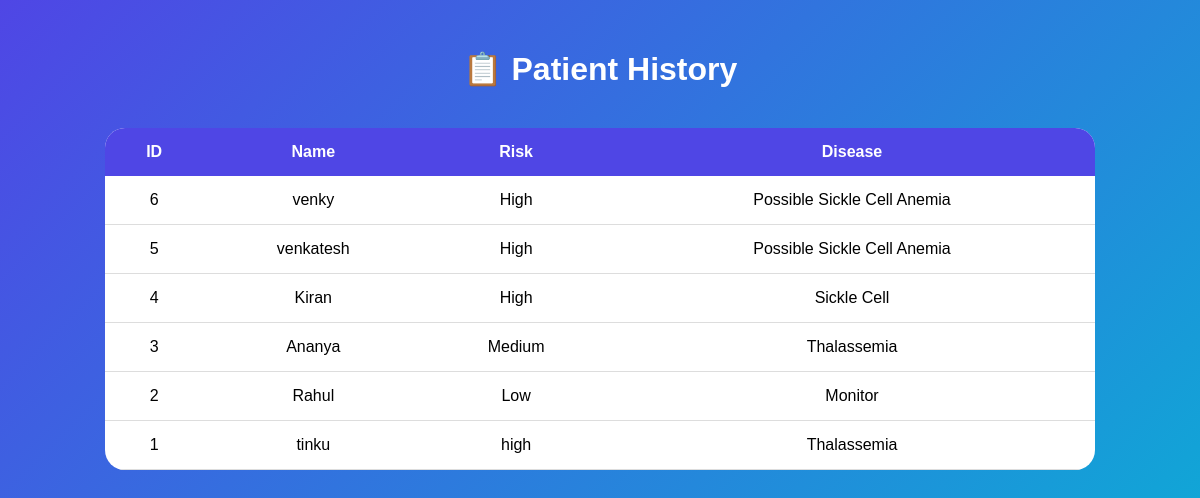
The app's page /history with its own data.
### tables this page shows
CREATE TABLE reports(

id INTEGER PRIMARY KEY AUTOINCREMENT,

name TEXT,

risk TEXT,

disease TEXT

);

### app.py (the view)
@app.route('/history')
def history():
    reports = get_reports()
    return render_template(
        'history.html',
        reports=reports
    )

### database.py (called while the page is built)
def get_reports():
    conn = sqlite3.connect("gencare.db")
    cursor = conn.cursor()
    cursor.execute(
        """
        SELECT *
        FROM reports
        ORDER BY id DESC
        """
    )
    reports = cursor.fetchall()
    conn.close()
    return reports

### templates/history.html (shortened to what this page needs)
<!DOCTYPE html>
<html lang="en">
<head>
<link rel="stylesheet"
href="{{ url_for('static',
filename='css/style.css') }}">
</head>
<body>
<div class="dashboard">
<h1>
📋 Patient History
</h1>
<table class="history-table">
<tr>
<th>ID</th>
<th>Name</th>
<th>Risk</th>
<th>Disease</th>
</tr>
{% for row in reports %}
<tr>
<td>{{ row[0] }}</td>
<td>{{ row[1] }}</td>
<td>{{ row[2] }}</td>
<td>{{ row[3] }}</td>
</tr>
{% endfor %}
</table>
</div>
</body>
</html>

### static/css/style.css (style rules this page uses)
* { margin:0; padding:0; box-sizing:border-box; }
body { font-family:Segoe UI; background:linear-gradient( 135deg, #4f46e5, #06b6d4); min-height:100vh; color:white; }
.dashboard { padding:50px; text-align:center; }
.dashboard h1 { margin-bottom:40px; }
body { font-family:'Poppins',sans-serif; background:linear-gradient( 135deg, #4f46e5, #06b6d4); min-height:100vh; }
.history-table { width:90%; margin:auto; background:white; color:black; border-collapse:collapse; border-radius:20px; overflow:hidden; }
.history-table th { background:#4f46e5; color:white; padding:15px; }
.history-table td { padding:15px; border-bottom: 1px solid #ddd; }

### records on screen
reports: id "6", name "venky", risk "High", disease "Possible Sickle Cell Anemia"
reports: id "5", name "venkatesh", risk "High", disease "Possible Sickle Cell Anemia"
reports: id "4", name "Kiran", risk "High", disease "Sickle Cell"
reports: id "3", name "Ananya", risk "Medium", disease "Thalassemia"
reports: id "2", name "Rahul", risk "Low", disease "Monitor"
reports: id "1", name "tinku", risk "high", disease "Thalassemia"
